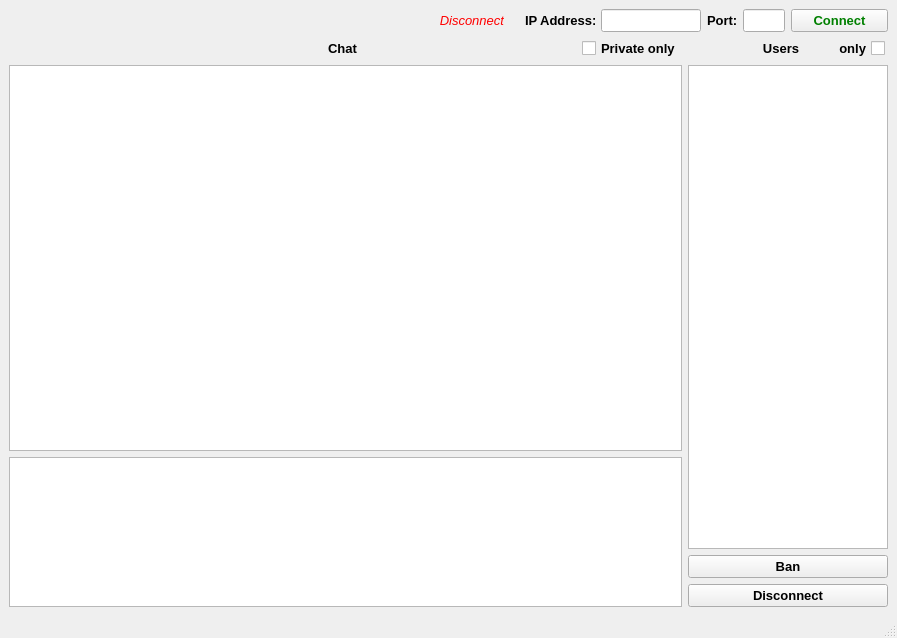
<?xml version="1.0" encoding="UTF-8"?>
<ui version="4.0">
 <class>MainWindow</class>
 <widget class="QMainWindow" name="MainWindow">
  <property name="geometry">
   <rect>
    <x>0</x>
    <y>0</y>
    <width>897</width>
    <height>638</height>
   </rect>
  </property>
  <property name="windowTitle">
   <string>Chat (client)</string>
  </property>
  <widget class="QWidget" name="centralwidget">
   <layout class="QVBoxLayout" name="verticalLayout_4">
    <item>
     <layout class="QHBoxLayout" name="horizontalLayout_3" stretch="1,0,0,0,0">
      <property name="spacing">
       <number>6</number>
      </property>
      <property name="sizeConstraint">
       <enum>QLayout::SizeConstraint::SetMinimumSize</enum>
      </property>
      <property name="leftMargin">
       <number>0</number>
      </property>
      <item>
       <widget class="QLabel" name="informationLabel">
        <property name="minimumSize">
         <size>
          <width>200</width>
          <height>0</height>
         </size>
        </property>
        <property name="maximumSize">
         <size>
          <width>16777215</width>
          <height>16777215</height>
         </size>
        </property>
        <property name="font">
         <font>
          <pointsize>10</pointsize>
          <italic>true</italic>
          <bold>false</bold>
         </font>
        </property>
        <property name="layoutDirection">
         <enum>Qt::LayoutDirection::LeftToRight</enum>
        </property>
        <property name="styleSheet">
         <string notr="true">color: rgb(255, 0, 0);</string>
        </property>
        <property name="text">
         <string>Disconnect</string>
        </property>
        <property name="alignment">
         <set>Qt::AlignmentFlag::AlignRight|Qt::AlignmentFlag::AlignTrailing|Qt::AlignmentFlag::AlignVCenter</set>
        </property>
       </widget>
      </item>
      <item>
       <spacer name="horizontalSpacer_2">
        <property name="orientation">
         <enum>Qt::Orientation::Horizontal</enum>
        </property>
        <property name="sizeType">
         <enum>QSizePolicy::Policy::Fixed</enum>
        </property>
        <property name="sizeHint" stdset="0">
         <size>
          <width>15</width>
          <height>20</height>
         </size>
        </property>
       </spacer>
      </item>
      <item>
       <layout class="QHBoxLayout" name="horizontalLayout">
        <item>
         <widget class="QLabel" name="IPAddressabel">
          <property name="minimumSize">
           <size>
            <width>70</width>
            <height>0</height>
           </size>
          </property>
          <property name="maximumSize">
           <size>
            <width>60</width>
            <height>16777215</height>
           </size>
          </property>
          <property name="font">
           <font>
            <pointsize>10</pointsize>
            <bold>true</bold>
           </font>
          </property>
          <property name="text">
           <string>IP Address:</string>
          </property>
         </widget>
        </item>
        <item>
         <widget class="QLineEdit" name="IPAddressValue">
          <property name="minimumSize">
           <size>
            <width>100</width>
            <height>15</height>
           </size>
          </property>
          <property name="maximumSize">
           <size>
            <width>100</width>
            <height>16777215</height>
           </size>
          </property>
          <property name="font">
           <font>
            <pointsize>10</pointsize>
           </font>
          </property>
          <property name="layoutDirection">
           <enum>Qt::LayoutDirection::LeftToRight</enum>
          </property>
          <property name="autoFillBackground">
           <bool>false</bool>
          </property>
          <property name="text">
           <string/>
          </property>
          <property name="maxLength">
           <number>15</number>
          </property>
          <property name="alignment">
           <set>Qt::AlignmentFlag::AlignRight|Qt::AlignmentFlag::AlignTrailing|Qt::AlignmentFlag::AlignVCenter</set>
          </property>
          <property name="readOnly">
           <bool>false</bool>
          </property>
         </widget>
        </item>
       </layout>
      </item>
      <item>
       <layout class="QHBoxLayout" name="horizontalLayout_2" stretch="0,0">
        <item>
         <widget class="QLabel" name="portlabel">
          <property name="maximumSize">
           <size>
            <width>30</width>
            <height>16777215</height>
           </size>
          </property>
          <property name="font">
           <font>
            <pointsize>10</pointsize>
            <bold>true</bold>
           </font>
          </property>
          <property name="text">
           <string>Port:</string>
          </property>
         </widget>
        </item>
        <item>
         <widget class="QLineEdit" name="portValue">
          <property name="minimumSize">
           <size>
            <width>1</width>
            <height>0</height>
           </size>
          </property>
          <property name="maximumSize">
           <size>
            <width>42</width>
            <height>16777215</height>
           </size>
          </property>
          <property name="font">
           <font>
            <pointsize>10</pointsize>
           </font>
          </property>
          <property name="layoutDirection">
           <enum>Qt::LayoutDirection::RightToLeft</enum>
          </property>
          <property name="text">
           <string/>
          </property>
          <property name="maxLength">
           <number>5</number>
          </property>
          <property name="alignment">
           <set>Qt::AlignmentFlag::AlignRight|Qt::AlignmentFlag::AlignTrailing|Qt::AlignmentFlag::AlignVCenter</set>
          </property>
          <property name="readOnly">
           <bool>false</bool>
          </property>
         </widget>
        </item>
       </layout>
      </item>
      <item>
       <widget class="QPushButton" name="connectButton">
        <property name="minimumSize">
         <size>
          <width>97</width>
          <height>0</height>
         </size>
        </property>
        <property name="maximumSize">
         <size>
          <width>80</width>
          <height>16777215</height>
         </size>
        </property>
        <property name="font">
         <font>
          <pointsize>10</pointsize>
          <bold>true</bold>
         </font>
        </property>
        <property name="styleSheet">
         <string notr="true">color: green;</string>
        </property>
        <property name="text">
         <string>Connect</string>
        </property>
       </widget>
      </item>
     </layout>
    </item>
    <item>
     <layout class="QHBoxLayout" name="horizontalLayout_5" stretch="1,0">
      <property name="sizeConstraint">
       <enum>QLayout::SizeConstraint::SetNoConstraint</enum>
      </property>
      <item>
       <layout class="QVBoxLayout" name="verticalLayout_3" stretch="0,0,0">
        <property name="spacing">
         <number>6</number>
        </property>
        <item>
         <layout class="QHBoxLayout" name="horizontalLayout_8">
          <item>
           <spacer name="horizontalSpacer">
            <property name="orientation">
             <enum>Qt::Orientation::Horizontal</enum>
            </property>
            <property name="sizeType">
             <enum>QSizePolicy::Policy::Fixed</enum>
            </property>
            <property name="sizeHint" stdset="0">
             <size>
              <width>100</width>
              <height>20</height>
             </size>
            </property>
           </spacer>
          </item>
          <item>
           <widget class="QLabel" name="chatLable">
            <property name="minimumSize">
             <size>
              <width>200</width>
              <height>0</height>
             </size>
            </property>
            <property name="font">
             <font>
              <pointsize>10</pointsize>
              <bold>true</bold>
             </font>
            </property>
            <property name="text">
             <string>Chat</string>
            </property>
            <property name="alignment">
             <set>Qt::AlignmentFlag::AlignCenter</set>
            </property>
           </widget>
          </item>
          <item>
           <widget class="QCheckBox" name="privateOnlyCheckBox">
            <property name="minimumSize">
             <size>
              <width>100</width>
              <height>0</height>
             </size>
            </property>
            <property name="maximumSize">
             <size>
              <width>100</width>
              <height>16777215</height>
             </size>
            </property>
            <property name="font">
             <font>
              <pointsize>10</pointsize>
              <bold>true</bold>
             </font>
            </property>
            <property name="text">
             <string>Private only</string>
            </property>
           </widget>
          </item>
         </layout>
        </item>
        <item>
         <widget class="QTextEdit" name="chatWindow">
          <property name="minimumSize">
           <size>
            <width>42</width>
            <height>100</height>
           </size>
          </property>
          <property name="readOnly">
           <bool>true</bool>
          </property>
         </widget>
        </item>
        <item>
         <widget class="QTextEdit" name="logTextEdit">
          <property name="sizePolicy">
           <sizepolicy hsizetype="Expanding" vsizetype="Fixed">
            <horstretch>0</horstretch>
            <verstretch>0</verstretch>
           </sizepolicy>
          </property>
          <property name="minimumSize">
           <size>
            <width>0</width>
            <height>75</height>
           </size>
          </property>
          <property name="maximumSize">
           <size>
            <width>16777215</width>
            <height>150</height>
           </size>
          </property>
         </widget>
        </item>
       </layout>
      </item>
      <item>
       <layout class="QVBoxLayout" name="verticalLayout_2" stretch="0,0,0,0">
        <item>
         <layout class="QHBoxLayout" name="horizontalLayout_6">
          <item>
           <spacer name="horizontalSpacer_3">
            <property name="orientation">
             <enum>Qt::Orientation::Horizontal</enum>
            </property>
            <property name="sizeType">
             <enum>QSizePolicy::Policy::Fixed</enum>
            </property>
            <property name="sizeHint" stdset="0">
             <size>
              <width>45</width>
              <height>20</height>
             </size>
            </property>
           </spacer>
          </item>
          <item>
           <widget class="QLabel" name="chatUsersLable">
            <property name="minimumSize">
             <size>
              <width>90</width>
              <height>0</height>
             </size>
            </property>
            <property name="maximumSize">
             <size>
              <width>90</width>
              <height>16777215</height>
             </size>
            </property>
            <property name="font">
             <font>
              <pointsize>10</pointsize>
              <bold>true</bold>
             </font>
            </property>
            <property name="layoutDirection">
             <enum>Qt::LayoutDirection::LeftToRight</enum>
            </property>
            <property name="text">
             <string>Users</string>
            </property>
            <property name="alignment">
             <set>Qt::AlignmentFlag::AlignCenter</set>
            </property>
           </widget>
          </item>
          <item>
           <widget class="QCheckBox" name="userOnlyCheckBox">
            <property name="minimumSize">
             <size>
              <width>50</width>
              <height>0</height>
             </size>
            </property>
            <property name="maximumSize">
             <size>
              <width>50</width>
              <height>16777215</height>
             </size>
            </property>
            <property name="font">
             <font>
              <pointsize>10</pointsize>
              <bold>true</bold>
             </font>
            </property>
            <property name="layoutDirection">
             <enum>Qt::LayoutDirection::RightToLeft</enum>
            </property>
            <property name="text">
             <string>only</string>
            </property>
           </widget>
          </item>
         </layout>
        </item>
        <item>
         <widget class="QListWidget" name="userListWidget">
          <property name="minimumSize">
           <size>
            <width>200</width>
            <height>0</height>
           </size>
          </property>
          <property name="maximumSize">
           <size>
            <width>200</width>
            <height>16777215</height>
           </size>
          </property>
         </widget>
        </item>
        <item>
         <widget class="QPushButton" name="banPushButton">
          <property name="font">
           <font>
            <pointsize>10</pointsize>
            <bold>true</bold>
           </font>
          </property>
          <property name="text">
           <string>Ban</string>
          </property>
         </widget>
        </item>
        <item>
         <widget class="QPushButton" name="disconnectPushButton">
          <property name="font">
           <font>
            <pointsize>10</pointsize>
            <bold>true</bold>
           </font>
          </property>
          <property name="text">
           <string>Disconnect</string>
          </property>
         </widget>
        </item>
       </layout>
      </item>
     </layout>
    </item>
   </layout>
  </widget>
  <widget class="QMenuBar" name="menubar">
   <property name="geometry">
    <rect>
     <x>0</x>
     <y>0</y>
     <width>897</width>
     <height>22</height>
    </rect>
   </property>
  </widget>
  <widget class="QStatusBar" name="statusbar"/>
  <action name="actionAccess">
   <property name="text">
    <string>Administrator Access</string>
   </property>
  </action>
  <action name="actionExit">
   <property name="text">
    <string>Exit</string>
   </property>
  </action>
  <action name="actionLogout">
   <property name="text">
    <string>Logout</string>
   </property>
  </action>
  <action name="actionParameters">
   <property name="text">
    <string>Parameters</string>
   </property>
  </action>
 </widget>
 <resources/>
 <connections/>
</ui>
